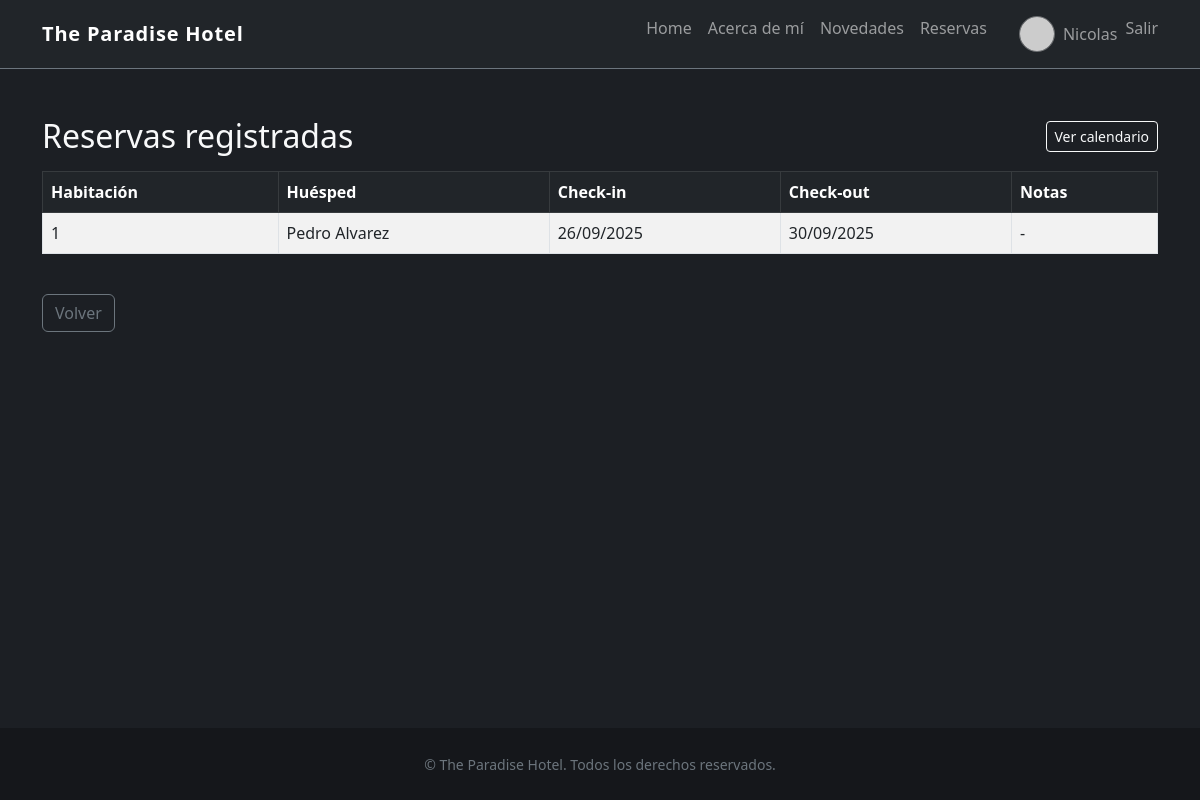
Before: /reservas/ (signed in) with the older database file.
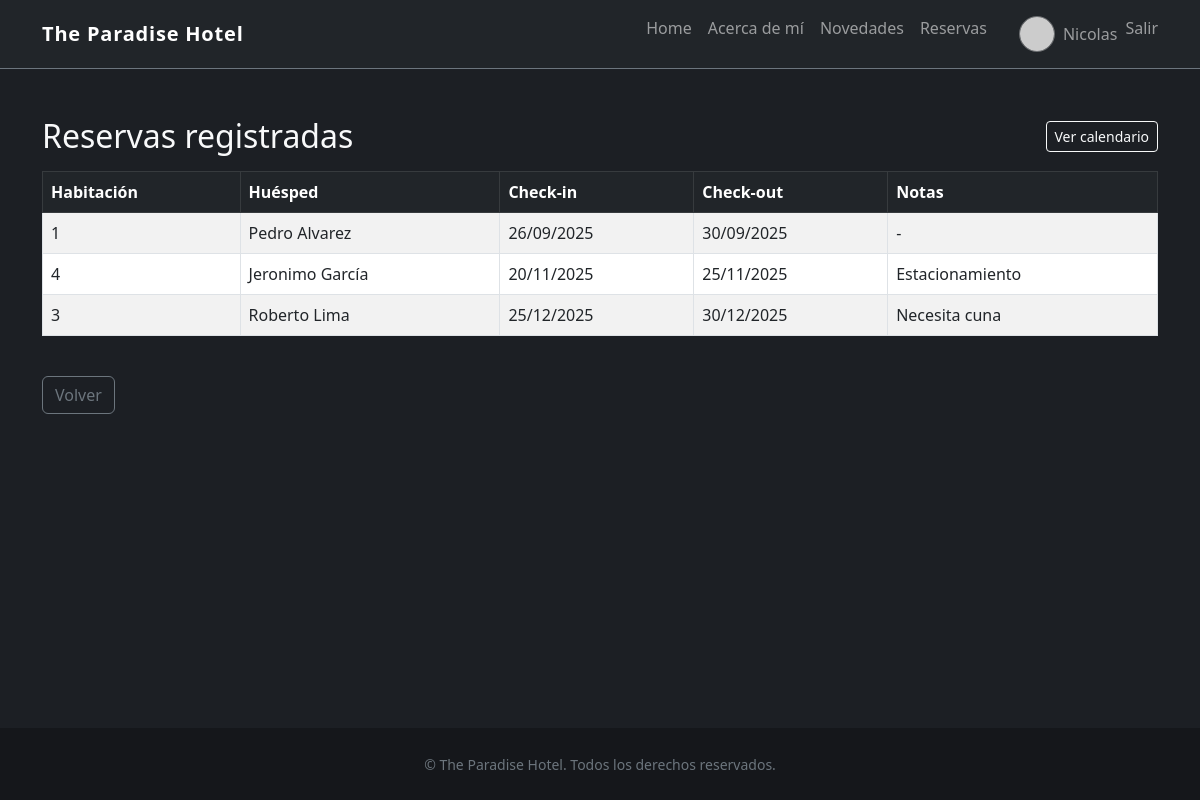
After: the same page with the newer database file.
### HotelApp/models.py (models this page shows, shortened)
class Reserva(models.Model):
    habitacion = models.ForeignKey(Habitacion, on_delete=models.CASCADE)
    nombre = models.CharField(max_length=100)
    apellido = models.CharField(max_length=100)
    check_in = models.DateField()
    check_out = models.DateField()
    notas = models.TextField(blank=True)

class Habitacion(models.Model):
    numero = models.IntegerField(unique=True)
    tipo = models.CharField(max_length=50)
    precio = models.DecimalField(max_digits=8, decimal_places=2)
    disponible = models.BooleanField(default=True)

### HotelApp/views.py (the view)
# urls.py: path("reservas/", views.lista_reservas, name="lista_reservas"),
@login_required
def lista_reservas(request):
    reservas = Reserva.objects.select_related(
        "habitacion").order_by("check_in")
    return render(request, "lista_reservas.html", {"reservas": reservas})

### Cuentas/context_processors.py (called while the page is built)
def perfil_actual(request):
    if not request.user.is_authenticated:
        return {}
    perfil, _ = Perfil.objects.get_or_create(user=request.user)
    return {"perfil_actual": perfil}

### Cuentas/models.py (called while the page is built)
    def avatar_url(self):
        if self.avatar:
            return self.avatar.url
        nombre = self.user.get_full_name() or self.user.get_username()
        return "https://ui-avatars.com/api/?background=262b33&color=f8f9fa&name=" + quote_plus(nombre)

### HotelApp/Templates/lista_reservas.html (shortened to what this page needs)
{% extends "base.html" %}
{% block content %}
  <div class="d-flex justify-content-between align-items-center mb-3 flex-wrap gap-2">
    <h2 class="mb-0">Reservas registradas</h2>
    <a href="{% url 'calendario_reservas' %}" class="btn btn-outline-light btn-sm">Ver calendario</a>
  </div>
  {% if reservas %}
    <div class="table-responsive">
      <table class="table table-striped table-bordered align-middle">
        <thead class="table-dark">
          <tr>
            <th>Habitación</th>
            <th>Huésped</th>
            <th>Check-in</th>
            <th>Check-out</th>
            <th>Notas</th>
          </tr>
        </thead>
        <tbody>
          {% for reserva in reservas %}
            <tr>
              <td>{{ reserva.habitacion.numero }}</td>
              <td>{{ reserva.nombre }} {{ reserva.apellido }}</td>
              <td>{{ reserva.check_in|date:"d/m/Y" }}</td>
              <td>{{ reserva.check_out|date:"d/m/Y" }}</td>
              <td>{{ reserva.notas|default:"-" }}</td>
            </tr>
          {% endfor %}
        </tbody>
      </table>
    </div>
  {% else %}
    <p class="text-muted">Todavía no hay reservas cargadas.</p>
  {% endif %}
  <div class="mt-4">
    <a href="{% url 'home' %}" class="btn btn-outline-secondary">Volver</a>
  </div>
{% endblock %}

Changed rows visible on the page:
added Reserva: habitacion.numero "4", nombre "Jeronimo", apellido "García", check_in "20/11/2025", check_out "25/11/2025", notas "Estacionamiento"
added Reserva: habitacion.numero "3", nombre "Roberto", apellido "Lima", check_in "25/12/2025", check_out "30/12/2025", notas "Necesita cuna"
